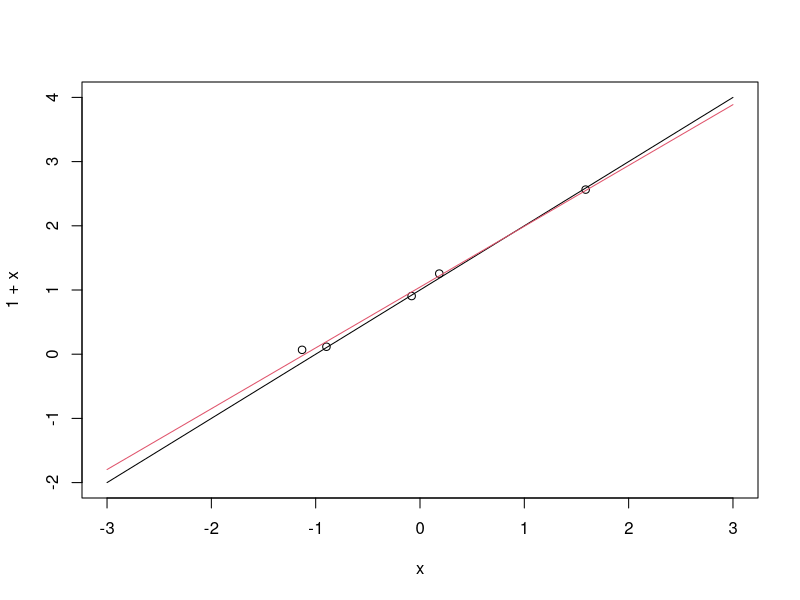
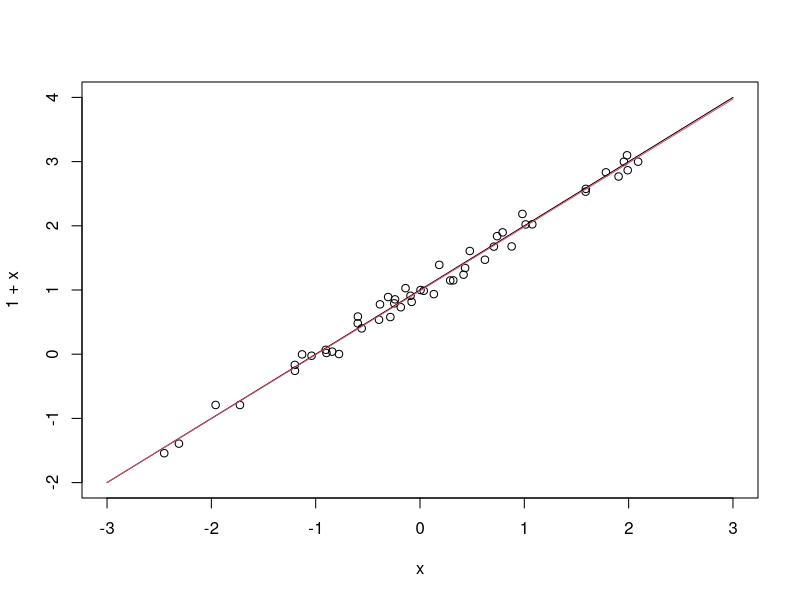
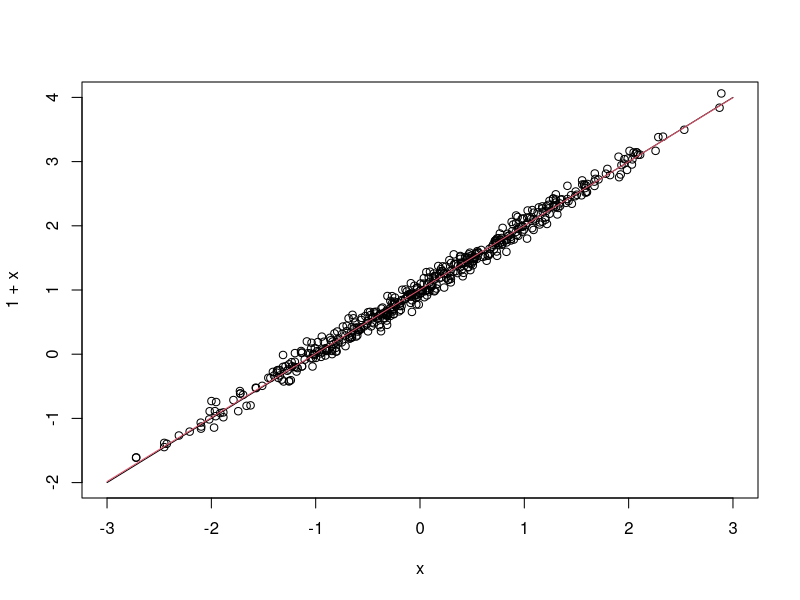

These charts were generated, in order, by the following R code:
# Sesion 10 Marzo 2022
# Sergio Quijano Rey
# sergioquijano@correo.ugr.es
#
# NOTA: como estamos mostrando mensajes por pantalla, lo recomendable es ejecutar o bien el script
# por lineas en un REPL o bien ejecutar todo el script usando `R --no-echo -f Sesion02-10-03-2022.r`
# para evitar que se muestren por pantalla tambien las lineas de codigo, haciendo que los mensajes
# por pantalla sean ilegibles

# Ejercicio 1
#===================================================================================================
message("EJERCICIO 1")
message("================================================================================")

# Ejecuta las siguientes sentencias y extrae conclusiones sobre el tipo de objeto que de-
# vuelven:

# Generamos una matriz 3x3 con los terminos ordenados de menor a mayor por columnas
A <- matrix(1:9, 3, 3)
message("La matriz A es:") ; print(A)
message("")

# Generamos un vector [1, 2, 3]
x <- 1:3
cat("El vector x es: ", x, "\n")
message("")

# Muestra un vector columna con tres elementos
result <- A %*% x
message("El resultado A%*%x es: ")
print(result)
message("")

# Esta operacion devuelve:
# Error in A %*% t(x) : non-conformable arguments
# El producto matriz vector coloca directamente el vector en formato columna
# Pero cuando trasponemos el vector, obtenemos una matriz en formato fila, que al
# operar no se transforma
# Asi que creo que la conversion automatica vector -> matriz pasa los vectores a formato columna

# Uso try para que el resto del script se pueda ejecutar
message("Computando A %*% t(x")
try({
    result <- A %*% t(x)
    message("El resultado de A %*% t(x) es:")
    print(result)
    return(result)
})
message("")


# Si funciona, devuelve un vector fila con el resultado de la operacion
# Asi que en este caso, R esta haciendo la conversion de vector a matriz para
# multiplicar viendo las dimensiones y concluyendo que tiene que convertirlo en formato fila
result <- x %*% A
message("El resultado de x %*% A es:")
print(result)
message("")

# También funciona y da el mismo resultado
# Parece que R convierte a matriz siempre en formato fila, como ya hemos dicho
# Y en este caso si que sirve
result <- t(x) %*% A
message("El resultado de t(x) %*% A es:")
print(result)
message("")

# Da como resultado una matriz de un unico elemento
# t(x) creo que siempre da la matriz en formato fila
# Al multiplicar matriz por vector, creo que R convierte fijandose en las dimensiones
# para que la operacion tenga sentido. Y en este caso hay que hacer fila * columna
result <- t(x) %*% x
message("El resultado de t(x) %*% A es:")
print(result)
message("")


# Ejercicio 2
#===================================================================================================

message("EJERCICIO 2")
message("================================================================================")
message("")

# Ejecuta las siguientes sentencias en R y formula los sistemas se resuelven en cada caso:

# Sistema 1
# Da como resultado el vector [1]
# Esto era de esperar porque estamos plantenando la ecuacion 2x = 2
message("El resultado de solve(2, 2) es:")
print(solve(2, 2))
message("Estamos resolviendo la ecuacion 2x = 2")
message("")

# Sistema 2
# En este caso da [-4, 6]
# Estamos resolviendo el sistema
# 3x + y = 12
# 4x + 2y = 8
message("Ahora resolvemos el sistema de ecuaciones:")
message("")
message("\t3x + y = 12")
message("\t4x + 2y = 8")
message("El resultado de este sistema de ecuaciones es: ")
A<-matrix(c(3, 1, 4, 2), 2, 2)
b<-c(12, 8)
print(solve(A, b))
message("")

# Sistema 3
# En este caso da la matriz
# 1.0   -2.0
# -0.5  1.5
#
# Estamos resolviendo el sistema AX = Diagonal(2)
# donde Diagonal(2) = [1 0 ; 0 1]
message("Ahora resolvemos el sistem AX = Diag(2)")
message("El resultado es:")
print(solve(A, diag(2)))
message("")

# Ejercicio 2.1
#===================================================================================================
message("EJERCICIO 2.1")
message("================================================================================")
message("")

message("Estamos resolviendo el sistema:")
message("")
message("\t10x + 7y + 8z + 7w = 32")
message("\t7x + 5y + 6z + 5w = 23")
message("\t8x + 6y + 10z + 9w = 33")
message("\t7x + 5y + 9z + 10w = 31")
message("")

# Creamos la matriz de coeficientes
# Por comodidad lo hago creando el vector y luego asignando dimensiones
A <- c(
    10 , 7 , 8 , 7,
    7 , 5 , 6 , 5,
    8 , 6 , 10 , 9,
    7 , 5 , 9 , 10
)
dim(A) <- c(4, 4)

# Creamos el vector de terminos independientes
b <- c(32, 23, 33, 31)

# Resuelvo el sistema con solve
# El resultado es [1, 1, 1, 1]
result <- solve(A, b)
message("El resultado de dicho sistema de ecuaciones es:")
print(result)
message("")

# Perturbo los terminos independientes sumando 0.05
b_pert <- b + 0.05
message("Perturbamos ligeramente los terminos independientes")
cat("Ahora dichos terminos independientes son: ", b_pert, "\n")
message("")

# Resuelvo el sistema perturbado
# El resultado da [0.40 2.00 0.75 1.15]
# Se aleja demasiado de la solucion inicial, parece muy inestable
result <- solve(A, b_pert)
message("El resultado a ese sistema perturbado es:")
print(result)
message("")

# Repetimos el proceso con una perturbacion de 0.1
# El resultado es [-0.2  3.0  0.5  1.3]
# De nuevo, muy alejado del resultado inicial, teniendo en cuenta la magnitud de la perturbacion
b_pert <- b + 0.1
result <- solve(A, b_pert)

message("Perturbamos de nuevo los terminos independientes")
cat("Ahora dichos terminos independientes son: ", b_pert, "\n")
message("")
message("El resultado a ese sistema perturbado es:")
print(result)
message("")


# Calcula el número de condición de la matriz A del sistema anterior así como su recíproco.
# Realiza primero el cálculo con las funciones kappa y rcond y después comprueba que
# coinciden con su denición (kappa(A) como cociente entre máximo y mínimo autovalor
# en valor absoluto y rcond(A) como su inversa). Comenta el resultado.

# Empezamos usando las instrucciones de R para el calulo

# El valor es 3341.215
kappa_A <- kappa(A)

# El valor es 0.0002228164
rcond_A <- rcond(A)

message("Los valores de condicion computados usando R son:")
message("kappa: ", kappa_A)
message("rcond: ", rcond_A)
message("")

# Al tener un alto valor de kappa (y por tanto, un valor reciproco muy cercano a cero)
# podemos concluir que el sistema esta bastante mal condicionado

# Ahora computo estos valores a mano a partir de su definicion, empleando autovalores

# Empiezo tomando los autovalores
# Por consola veo que son todos positivos, asi que no tengo que aplicarles el valor absoluto
eigenvalues_A = eigen(A)$values

# Tomo el valor minimo y maximo
maxeigen <- max(eigenvalues_A)
mineigen <- min(eigenvalues_A)

# Computo el cociente
# Da: 2984.093
# La diferencia con el kappa de R puede ser que esta redondeando los valores maxeigen, mineigen
manually_computed_kappa = maxeigen / mineigen

# Vemos la diferencia en cociente entre los dos valores
# Da 1.119675. Esta diferencia es significativa pero puede atribuirse a problemas con punto flotante
# Aunque no podemos descartar que R este computando dicho valor aplicacando operaciones que alteren
# el resultado debido a distintos problemas de punto flotante
R_vs_manually_q <- kappa_A / manually_computed_kappa

# Ahora computamos el inverso
# Da 0.0003351102
manually_computed_rec <- 1.0 / manually_computed_kappa

# Volvemos a explorar el cociente
# Da 0.6649048, la diferencia es significativa
R_vs_manually_rec <- rcond_A / manually_computed_rec

message("Valores de condicion computados manualmente usando los eigenvalues:")
message("kappa: ", manually_computed_kappa)
message("rcond: ", manually_computed_rec)
message("")

message("Cocientes R / Manual")
message("kappa: ", R_vs_manually_q)
message("rcond: ", R_vs_manually_rec)
message("")

# Ejercicio 3
#===================================================================================================
message("EJERCICIO 3.2")
message("================================================================================")
message("")

# Utiliza el código que aparece a continuación de este cuadro para generar una muestra de
# observaciones de las variables Y y X de tamaño n = 5 de la forma siguiente: las obser-
# vaciones xi corresponden a valores aleatorios desde una distribución normal estándar; y
# las observaciones de yi se obtienen a partir de la ecuación del modelo yi = 1 + xi + ϵi ,
# donde ϵi son valores aleatorios generados desde una normal con media 0 y desviación
# típica 0.1. A partir de esos datos:

# Cargamos unos datos aleatorios
n<-5
set.seed(2)
x<-rnorm(n)
y<-1+x+rnorm(n,0,0.1)

message("Los datos aleatorios para realizar la regresion son:")
cat("Valores de x: ", x, "\n")
cat("Valores de y: ", y, "\n")
message("")

# Generamos los datos para resolver el sistema
X <- cbind(rep(1, n), x)

message("La matriz que vamos a usar para resolver la regresion es:")
print(X)
message("")

# Calculamos (X'X)⁻¹
pre_matrix <- solve(t(X)%*%X)

# Calculamos ahora los coeficientes
# El resultado es [1.0453963 0.9472755]
# Esta cercano a [1 0] que es el resultado esperado en ausencia de ruido
# El procedimiento de resolucion es estable, porque las perturbaciones no han alejado
# demasiado las soluciones de las esperadas
betta_hat <- pre_matrix %*% t(X) %*% y

cat("Los coeficientes de regresion obtenidos son: ", betta_hat, "\n")
message("")

# Representamos graficamente el modelo lineal
message("Mostrando graficamente la regresion")
message("")
curve(1+x,-3,3)
points(x, y)
curve(betta_hat[1] + betta_hat[2]*x, -3, 3, add = TRUE, col = 2 )

# Repetimos el proceso para n = 50
# Cargamos unos datos aleatorios
message("==> Repetimos el proceso para 50 puntos")
message("")

n<-50
set.seed(2)
x<-rnorm(n)
y<-1+x+rnorm(n,0,0.1)

# Generamos los datos para resolver el sistema
X <- cbind(rep(1, n), x)

# Calculamos (X'X)⁻¹
pre_matrix <- solve(t(X) %*% X)

# Calculamos ahora los coeficientes
# El resultado es [0.9872414 0.9957350], todavia mas cercano a [1 1]
betta_hat <- pre_matrix %*% t(X) %*% y

cat("Los coeficientes de regresion ahora son: ", betta_hat, "\n")
message("")

# Representamos graficamente el modelo lineal
message("Representando graficamente la regresion")
message("")

curve(1+x,-3,3)
points(x, y)
curve(betta_hat[1] + betta_hat[2]*x, -3, 3, add = TRUE, col = 2 )

# Repetimos el proceso para n = 500
# Cargamos unos datos aleatorios
message("==> Repetimos el proceso para 500 puntos")
message("")

n<-500
set.seed(2)
x<-rnorm(n)
y<-1+x+rnorm(n,0,0.1)

# Generamos los datos para resolver el sistema
X <- cbind(rep(1, n), x)

# Calculamos (X'X)⁻¹
pre_matrix <- solve(t(X)%*%X)

# Calculamos ahora los coeficientes
# El resultado es [1.0064546 0.9963676]
# Vemos, por tanto, que al aumentar el numero de datos aumenta la precision
# con la que nos acercamos a la solucion verdadera del modelo
betta_hat <- pre_matrix %*% t(X) %*% y

cat("Los coeficientes de regresion ahora son: ", betta_hat, "\n")
message("")

# Representamos graficamente el modelo lineal
message("Representando graficamente la regresion")
message("")

curve(1+x,-3,3)
points(x, y)
curve(betta_hat[1] + betta_hat[2]*x, -3, 3, add = TRUE, col = 2 )


# Qué problema(s) puede tener en la práctica este tipo de implementación directa?

# Que sea poco eficiente al no estar haciendo optimizaciones segun los datos con los que trabajemos
# en cada momento. Por ejemplo, en el siguiente ejecicio vemos la optimizacion usando QR
# Ademas, estas rutinas usan por debajo LAPACK que esta programado en FORTRAN, mucho mas rapido
# que R (que seria el lenguaje usado a la hora de nosotros realizar una implementacion)

# Ejercicio 3.3
#===================================================================================================
message("EJERCICIO 3.3")
message("================================================================================")
message("")

# Volvemos a generar los datos con 5 elementos
n<-5
set.seed(2)
x<-rnorm(n)
y<-1+x+rnorm(n,0,0.1)

message("Los datos aleatorios para realizar la regresion son:")
cat("Valores de x: ", x, "\n")
cat("Valores de y: ", y, "\n")
message("")

# Generamos la matriz para resolver el sistema
# Haremos la descomposicion QR de esta matriz
X <- cbind(rep(1, n), x)

message("La matriz que vamos a usar para resolver la regresion es:")
print(X)
message("")

# Empezamos computando la descomposicion QR
qr_descomp <- qr(X)
X.Q <- qr.Q(qr_descomp)
X.R <- qr.R(qr_descomp)

message("Desomponemos la matriz X usando QR")
message("")
message("La matriz Q es:")
print(X.Q)
message("")
message("La matriz R es:")
print(X.R)
message("")

# Calculamos la matriz intermedia Q'y
inter_matrix <- t(X.Q) %*% y
message("La matriz intermedia Q'y es:")
cat(inter_matrix, "\n")
message("")

# Solucionamos el sistema usando backsolve
result <- backsolve(X.R, inter_matrix)
message("El resultado obtenido usando esta descomposicion es:")
print(result)
message("")

# El resultado obtenido es el mismo que el que obtuvimos previamente
# Esto me hace pensar que R usa este proceso de descomposicion para computar las soluciones


# Ejercicio 4
#===================================================================================================
message("EJERCICIO 4")
message("================================================================================")
message("")

# Considera el sistema Ax = b denido como sigue:
# Para n = 3 crea la matriz de coeficientes A como un matriz cuadrada A de dimensión n cuya primera
# columna sea 1, 2, . . . , n, la segunda 1^n, 2^n, ... n^n
# Crea un vector b como resultado del producto (matricial) de A por un vector de n unos.

# Dimension de la matriz
n <- 3

# Las columnas son potencias de la columna base [1 2 ... n]
# Asi que creo esta primera columna
base_col <- 1:n

# Genero la matriz pedida usando la columna base
# TODO -- no se como hacerlo sin el bucle for
X <- c(base_col)
for(n in 2:n){
    X <- c(X, base_col ^ n)
}
dim(X) <- c(n, n)

# Generamos el vector de terminos independientes multiplicando X por un vector de 1's
one_column <- rep(1, n)
b <- X %*% one_column
message("El vector de terminos independientes es:")
print(b)
message("")

message("La matriz X generada es:")
print(X)
message("")

# Resuelve el sistema usando la función solve.
message("Resolvemos el sistema anteriormente planteado")
result <- solve(X, b)
message("El resultado es:")
print(result)
message("")

# Observa que tal y como hemos definido el sistema la solución x es un vector de n
# unos. Calcula el máximo de las diferencias x − 1 en valor absoluto.

# Empezamos calculando el vector de diferencias
diff_vec <- result - 1
message("Las diferencias del vector solucion menos 1's es:")
print(diff_vec)
message("")

# Ahora calculamos el maximo del vector de diferencias
max_diff <- max(diff_vec)
message("La diferencia maxima del vector solucion - 1 es: ", max_diff)
message("")

# Repite el ejercicio para n = 4, 5, . . . 12. Comenta en cada caso las dicultades del
# problema en relación a la condición de la matriz de coecientes.

# Para evitar tener que repetir el codigo, encapsulamos todo lo anterior en una funcion
funcion_ejercicio <- function(n) {
    message("==> Repitiendo el ejercicio para n = ", n)
    message("")

    # Las columnas son potencias de la columna base [1 2 ... n]
    # Asi que creo esta primera columna
    base_col <- 1:n

    # Genero la matriz pedida usando la columna base
    # TODO -- no se como hacerlo sin el bucle for
    X <- c(base_col)
    for(n in 2:n){
        X <- c(X, base_col ^ n)
    }
    dim(X) <- c(n, n)

    # Generamos el vector de terminos independientes multiplicando X por un vector de 1's
    one_column <- rep(1, n)
    b <- X %*% one_column
    message("El vector de terminos independientes es:")
    print(b)
    message("")

    message("La matriz X generada es:")
    print(X)
    message("")

    # Resuelve el sistema usando la función solve.
    message("Resolvemos el sistema anteriormente planteado")
    result <- solve(X, b)
    message("El resultado es:")
    print(result)
    message("")

    # Observa que tal y como hemos definido el sistema la solución x es un vector de n
    # unos. Calcula el máximo de las diferencias x − 1 en valor absoluto.

    # Empezamos calculando el vector de diferencias
    diff_vec <- result - 1
    message("Las diferencias del vector solucion menos 1's es:")
    print(diff_vec)
    message("")

    # Ahora calculamos el maximo del vector de diferencias
    max_diff <- max(diff_vec)
    message("La diferencia maxima del vector solucion - 1 es: ", max_diff)
    message("")

    message("")
    message("")
}

# Ahora ejecuto la funcion para los casos pedidos
# Uso un bucle for para hacer esto de forma mas concisa
for(n in 4:12){
    try(funcion_ejercicio(n))
}
